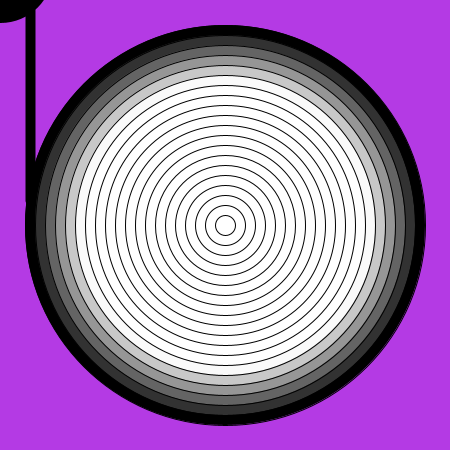
Frame 1 (no input)
Frame 60 (the mouse pressed at the canvas centre just before this capture): identical to frame 1, image omitted
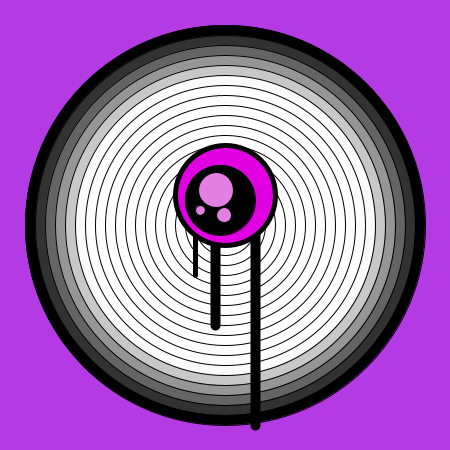
Frame 120 (the mouse held since frame 60 and released just before this capture)

The Processing sketch that drew these frames (run headless with seeded random() and noise(); from frame 60 on, the mouse is pressed at the canvas centre):

// Processing sketch: processing_9970
// ── processing_9970.pde


float eyeBallX;
float eyeBallY;
float w;

void setup() {
  size(450,450);  
  smooth();
  // added the frame rate so animation could run smoother.
  frameRate(40);
}

void draw() {
  background(180,58,228); 
  //these are my vars
  backO(225, 225,400, 20);
  eyeBall(225,225); 
}
//this is my function 
void eyeBall(int x, int y) {
  //I wanted to add some dangly things to the eyeball and have them interact as well.
  //I used that pmouse parameter that you showed us in class.
  stroke(0);
  strokeWeight(10);
  strokeCap(ROUND);
  line(mouseX-10,mouseY+10,pmouseX-10,pmouseY+100);
  line(mouseX+30,mouseY+10,pmouseX+30,pmouseY+200);
  stroke(0);
  strokeWeight(5);
  strokeCap(ROUND);
  line(mouseX-30,mouseY+10,pmouseX-30,pmouseY+50);

  // outer eye
  stroke(0);
  strokeWeight(5);
  fill(mouseX,0,mouseY);
  ellipse(mouseX,mouseY-30,100,100); 

  //inside eye and light reflection circles
  stroke(0);
  strokeWeight(1);
  fill(0);
  ellipse((mouseX-5) + eyeBallX,(mouseY-25) + eyeBallY,70,70);
  fill(mouseX,128,mouseY); 
  ellipse(mouseX-9,mouseY-35,35,35); 
  ellipse(mouseX-25,mouseY-15,10,10);
  ellipse(mouseX-1,mouseY-10,15,15);  
}

//this is my function for the backO which is big circle in the background.
void backO(int xloc, int yloc, int size, int num) 
{

  float grayvalues = 1000/num;
  float steps = size/num;
  //my for loop very simple I referenced the book for this one.
  for(int i=0; i<num; i++) {
    fill(i*grayvalues);
    ellipse(xloc, yloc, size-i*steps, size-i*steps);
  }

}
void keyPressed() {
  if(key == 'c' || key == 'C') {
    save("jdhawkins-.png");
  }
}
